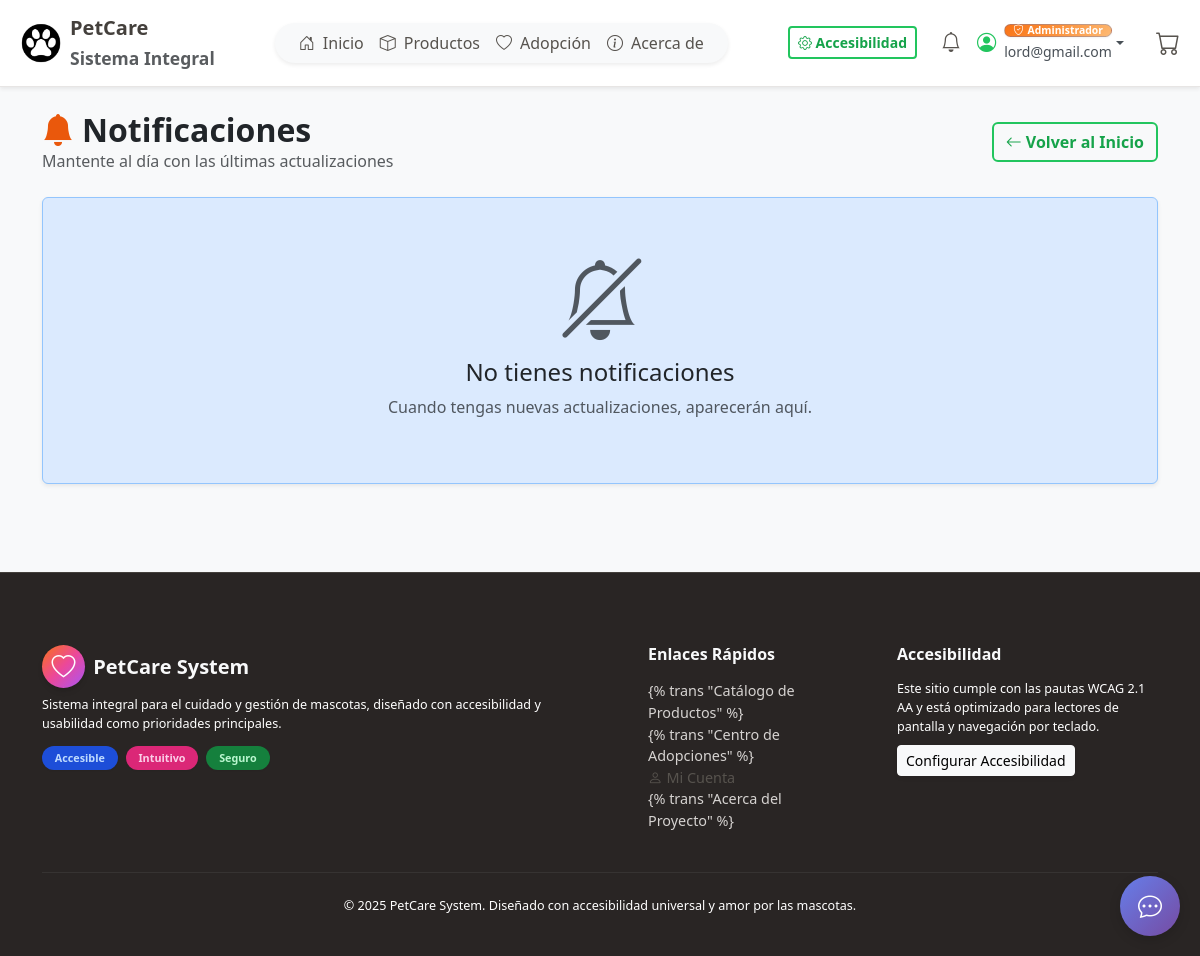
The page /es/accounts/notificaciones/ (signed in) on the database as committed earlier.
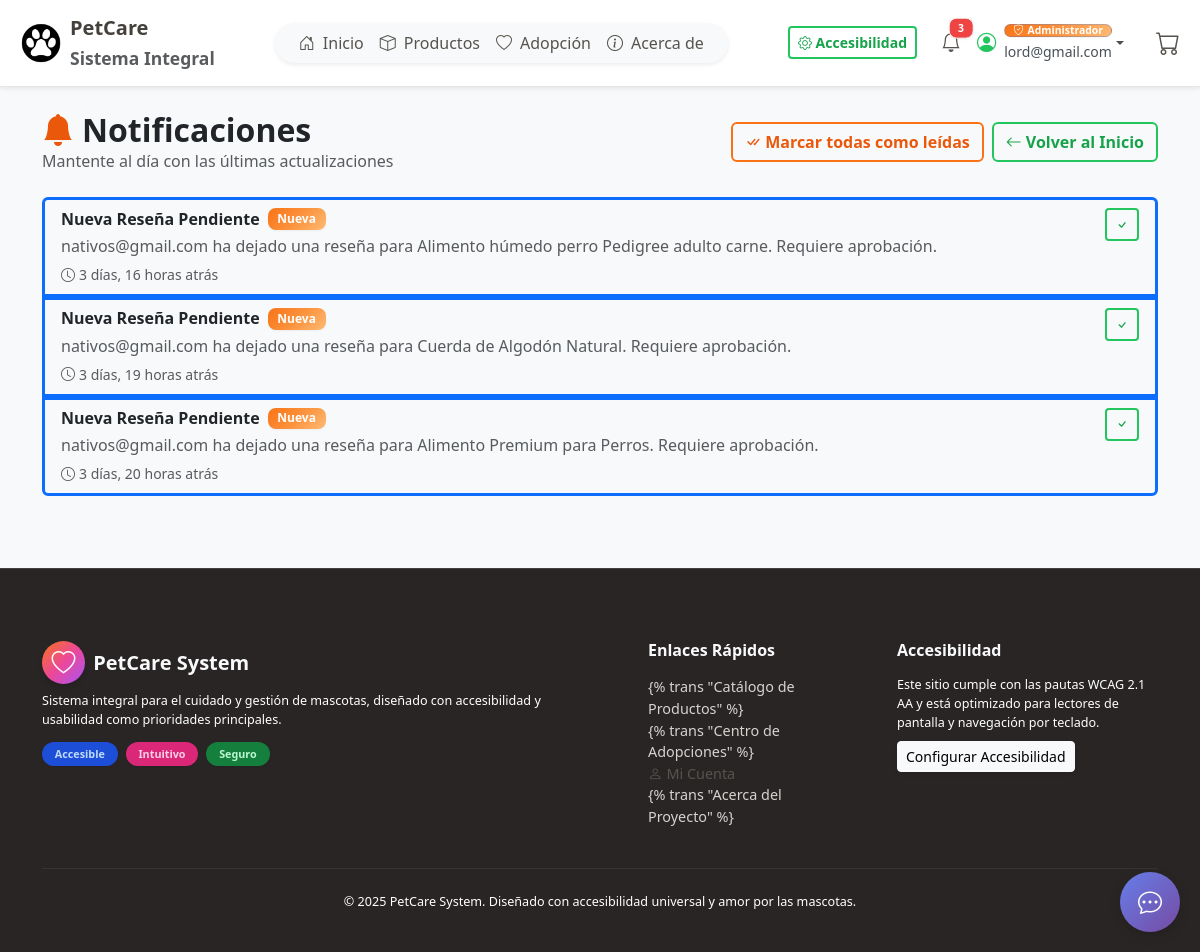
The same page on the database as committed later.
### accounts/models.py (models this page shows, shortened)
class Notification(models.Model):
    user = models.ForeignKey(
        User,
        on_delete=models.CASCADE,
        related_name='notifications',
        verbose_name="Usuario"
    )
    title = models.CharField("Título", max_length=200)
    message = models.TextField("Mensaje", max_length=500)
    type = models.CharField(
        "Tipo",
        max_length=50,
        choices=NotificationType.choices,
        default=NotificationType.GENERAL
    )
    is_read = models.BooleanField("Leída", default=False)
    created_at = models.DateTimeField("Fecha de Creación", auto_now_add=True)
    class Meta:
        ordering = ['-created_at']
        verbose_name = "Notificación"
        verbose_name_plural = "Notificaciones"

### accounts/views.py (the view)
# urls.py: path("notificaciones/", views.notifications_list, name="notifications"),
@login_required
def notifications_list(request):
    from django.db.utils import OperationalError
    try:
        from .models import Notification
        notifications = Notification.objects.filter(user=request.user)
        unread_count = notifications.filter(is_read=False).count()
    except OperationalError:
        notifications = []
        unread_count = 0
    context = {
        'notifications': notifications,
        'unread_count': unread_count,
    }
    return render(request, 'accounts/notifications.html', context)

### accounts/templatetags/accounts_tags.py (called while the page is built)
@register.simple_tag
def get_unread_notifications_count(user):
    if not user or not user.is_authenticated:
        return 0
    try:
        from accounts.models import Notification
        return Notification.objects.filter(user=user, is_read=False).count()
    except Exception:
        return 0

### cart/models.py (called while the page is built)
    @property
    def total_items(self):
        return sum(item.quantity for item in self.items.all()) #

### cart/templatetags/cart_tags.py (called while the page is built)
@register.simple_tag(takes_context=True)
def get_cart(context):
    request = context['request']
    return get_or_create_cart(request)

@register.filter
def cart_item_count(cart):
    if cart:
        return cart.total_items #
    return 0

### cart/utils.py (called while the page is built)
def get_or_create_cart(request):
    if request.user.is_authenticated:
        cart, created = Cart.objects.get_or_create(user=request.user, session_key=None) #
    else:
        session_key = request.session.session_key
        if not session_key:
            request.session.create() #
            session_key = request.session.session_key
        cart, created = Cart.objects.get_or_create(session_key=session_key, user=None) #
    return cart

### templates/accounts/notifications.html (shortened to what this page needs)
{% extends "base.html" %}
{% load static %}
{% load humanize %}
{% load i18n %}
{% block content %}
<div class="d-flex justify-content-between align-items-center mb-4">
  <div>
    <h2 class="fw-bold m-0">
      <i class="bi bi-bell-fill text-primary me-2"></i>{% trans "Notificaciones" %}
    </h2>
    <p class="text-muted m-0">
      {% trans "Mantente al día con las últimas actualizaciones" %}
    </p>
  </div>
  <div class="d-flex gap-2">
    {% if unread_count > 0 %}
      <form method="post" action="{% url 'accounts:mark_all_notifications_read' %}" class="d-inline">
        <button type="submit" class="btn btn-outline-primary">
          <i class="bi bi-check-all me-1"></i>{% trans "Marcar todas como leídas" %}
        </button>
      </form>
    {% endif %}
    <a href="{% url 'home' %}" class="btn btn-outline-secondary">
      <i class="bi bi-arrow-left me-1"></i>{% trans "Volver al Inicio" %}
    </a>
  </div>
</div>
{% if notifications %}
  <div class="list-group">
    {% for notification in notifications %}
      <div class="list-group-item {% if not notification.is_read %}bg-light border-start border-primary border-3{% endif %}">
        <div class="d-flex justify-content-between align-items-start">
          <div class="flex-grow-1">
            <div class="d-flex align-items-center gap-2 mb-1">
              <h6 class="mb-0 {% if not notification.is_read %}fw-bold{% endif %}">
                {{ notification.title }}
              </h6>
              {% if not notification.is_read %}
                <span class="badge bg-primary">{% trans "Nueva" %}</span>
              {% endif %}
            </div>
            <p class="mb-1 text-muted">{{ notification.message }}</p>
            <small class="text-muted">
              <i class="bi bi-clock me-1"></i>{{ notification.created_at|timesince }} {% trans "atrás" %}
            </small>
          </div>
          {% if not notification.is_read %}
            <form method="post" action="{% url 'accounts:mark_notification_read' notification.id %}" class="ms-2">
              <button type="submit" class="btn btn-sm btn-outline-secondary" title="{% trans 'Marcar como leída' %}">
                <i class="bi bi-check"></i>
              </button>
            </form>
          {% endif %}
        </div>
      </div>
    {% endfor %}
  </div>
{% else %}
  <div class="alert alert-info text-center py-5 shadow-sm">
    <i class="bi bi-bell-slash display-1 text-muted" aria-hidden="true"></i>
    <h4 class="mt-3">{% trans "No tienes notificaciones" %}</h4>
    <p class="text-muted">
      {% trans "Cuando tengas nuevas actualizaciones, aparecerán aquí." %}
    </p>
  </div>
{% endif %}
{% endblock %}

### templates/base.html (shortened to what the changed rows need)
{% load static %}
{% load i18n %}
{% load cart_tags %}
{% load accounts_tags %}
<!DOCTYPE html>
    <html lang="{{ request.LANGUAGE_CODE }}">
    <head>
        <link href="https://cdn.jsdelivr.net/npm/bootstrap@5.3.3/dist/css/bootstrap.min.css" rel="stylesheet" />
        <link href="https://cdn.jsdelivr.net/npm/bootstrap-icons@1.11.3/font/bootstrap-icons.css" rel="stylesheet" />
        <link rel="stylesheet" href="{% static 'css/colors.css' %}" />
        <link rel="stylesheet" href="{% static 'css/bootstrap-overrides.css' %}" />
        <link rel="stylesheet" href="{% static 'css/style.css' %}" />
        <link rel="stylesheet" href="{% static 'css/accessibility.css' %}" />
        <link rel="stylesheet" href="{% static 'css/base.css' %}" />
        {% if OPENAI_ENABLED %}
        <link rel="stylesheet" href="{% static 'css/chatbot.css' %}" />
        {% endif %}
    </head>
    <body class="bg-light">
        {% get_cart as current_cart %}
        <nav class="navbar navbar-expand-lg bg-white shadow-sm p-2 d-none d-lg-block"
            style="position: relative; z-index: 1030;">
            <div class="container-fluid" style="position: relative;">
                <div class="d-flex align-items-center gap-2 ms-3">
                    {% if request.user.is_authenticated %}
                    {% get_unread_notifications_count request.user as unread_count %}
                    <a class="nav-link position-relative me-2" href="{% url 'accounts:notifications' %}"
                        aria-label="{% trans 'Ver notificaciones' %}">
                        <i class="bi bi-bell fs-5" aria-hidden="true"></i>
                        {% if unread_count > 0 %}
                        <span
                            class="position-absolute top-0 start-100 translate-middle badge r
                            ounded-pill bg-danger border border-light"
                            style="font-size: 0.65em;">
                            {{ unread_count }}
                        </span>
                        {% endif %}
                    </a>
                                    {% get_unread_notifications_count request.user as unread_count %}
                    {% else %}
                    <a class="btn btn-outline-dark btn-sm" href="{% url 'accounts:login' %}">
                        <i class="bi bi-box-arrow-in-right me-1" aria-hidden="true"></i>{% trans "Iniciar Sesión" %}
                    </a>
                    <a class="btn btn-primary btn-sm" href="{% url 'accounts:registro' %}">{% trans "Registrarse" %}</a>
                            {% endif %}
                </div>
            </div>
        </nav>
                                {% get_current_language as LANGUAGE_CODE %}
                                {% get_available_languages as LANGUAGES %}
                                {% get_language_info_list for LANGUAGES as languages %}
        <main class="container py-4">
            {% block content %}{% endblock %}
        </main>
                    {% now "Y" as current_year %}
    </body>
    </html>

Rows that differ between the two databases and show on the page:
added Notification: title "Nueva Reseña Pendiente", message "nativos@gmail.com ha dejado una reseña para Alimento húmedo perro Pedigree adulto carne. Requiere aprobación.", created_at "3 días, 16 horas", is_read False (drawn)
added Notification: title "Nueva Reseña Pendiente", message "nativos@gmail.com ha dejado una reseña para Cuerda de Algodón Natural. Requiere aprobación.", created_at "3 días, 19 horas", is_read False (drawn)
now on this page (row edited): Notification: title "Nueva Reseña Pendiente", message "nativos@gmail.com ha dejado una reseña para Alimento Premium para Perros. Requiere aprobación.", created_at "3 días, 20 horas", is_read False (drawn)
Other text that changed with them:
{{ unread_count }}: (not shown) → "3"
text no longer shown: "No tienes notificaciones Cuando tengas nuevas actualizaciones, aparecerán aquí."
text now shown: "Marcar todas como leídas"
